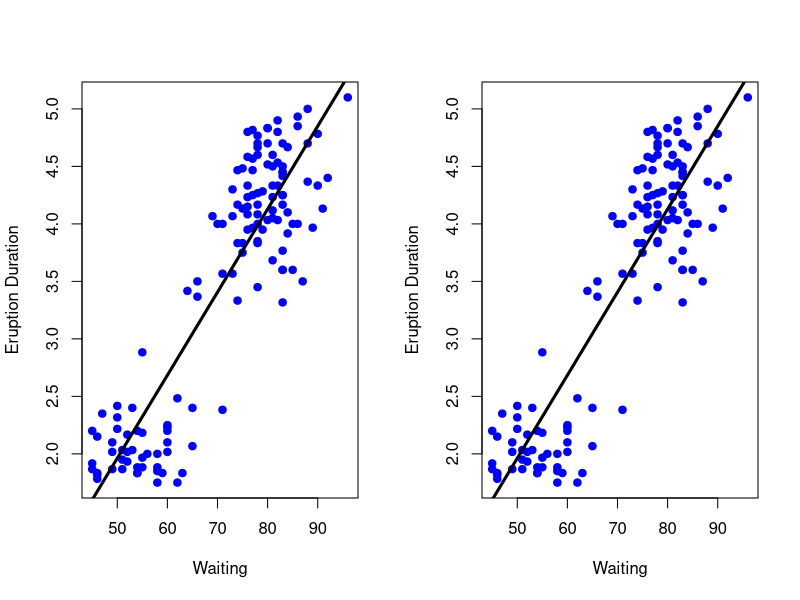
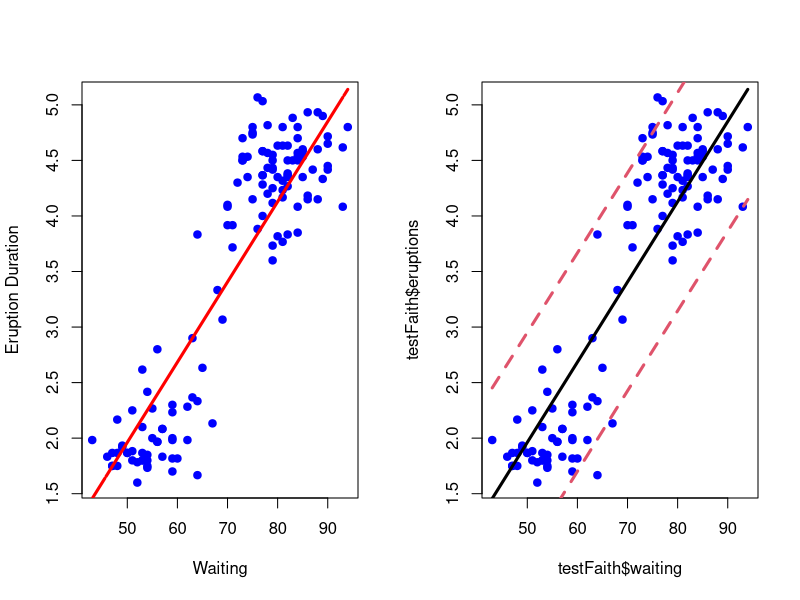

Generate these figures, in order, with R:
# Coursera JHPH Data Science
# 08 - Pratical Machine Learning
# Week 2 | Lecture 8 - Predicting with Regression
#
# Joe Nguyen | 13 Nov, 2015

# Change working directory
dirBase <- "/home/joe/Documents/01-coursera/01-data-science"
dirWorking <- "/08-practical-ml"
setwd(file.path(dirBase, dirWorking))
rm(list = ls())
par(mfrow = c(1,2))

library(caret); data("faithful"); set.seed(333)
inTrain <- createDataPartition(y = faithful$waiting, p = 0.5, list = FALSE)
trainFaith <- faithful[inTrain,]; testFaith <- faithful[-inTrain,]
head(trainFaith)
plot(trainFaith$waiting, trainFaith$eruptions, pch = 19, col = "blue",
     xlab = "Waiting", ylab = "Eruption Duration")

# Fit linear model
lm1 <- lm(eruptions ~ waiting, data = trainFaith)
summary(lm1)

# Model fit
lines(trainFaith$waiting, lm1$fitted, lwd = 3)

## Predict a new value
coef(lm1)[1] + coef(lm1)[2] * 80

newdata <- data.frame(waiting = 80)
predict(lm1, newdata)


## Plot predictions - training and test
plot(trainFaith$waiting, trainFaith$eruptions, pch = 19, col = "blue",
     xlab = "Waiting", ylab = "Eruption Duration")
lines(trainFaith$waiting, predict(lm1), lwd = 3)

plot(testFaith$waiting, testFaith$eruptions, pch = 19, col = "blue",
     xlab = "Waiting", ylab = "Eruption Duration")
lines(testFaith$waiting, predict(lm1, newdata = testFaith), lty = 2, lwd = 3, col = "red")

# Get training / test errors (RMSE)
sqrt(sum((lm1$fitted - trainFaith$eruptions)^2))
# or
sqrt(sum(lm1$residuals^2))

# RMSE of test data
sqrt(sum((predict(lm1, newdata = testFaith) - testFaith$eruptions)^2))

# Prediction intervals
pred1 <- predict(lm1, newdata = testFaith, interval = "prediction")
ord <- order(testFaith$waiting)
plot(testFaith$waiting, testFaith$eruptions, pch = 19, col = "blue")
matlines(testFaith$waiting[ord], pred1[ord,], type = "l", col = c(1,2,2), lty = c(1,2,2), lwd = 3)


## Same process with caret
modFit <- train(eruptions ~ waiting, data = trainFaith, method = "lm")
summary(modFit$finalModel)

# Print RMSE
modFit

